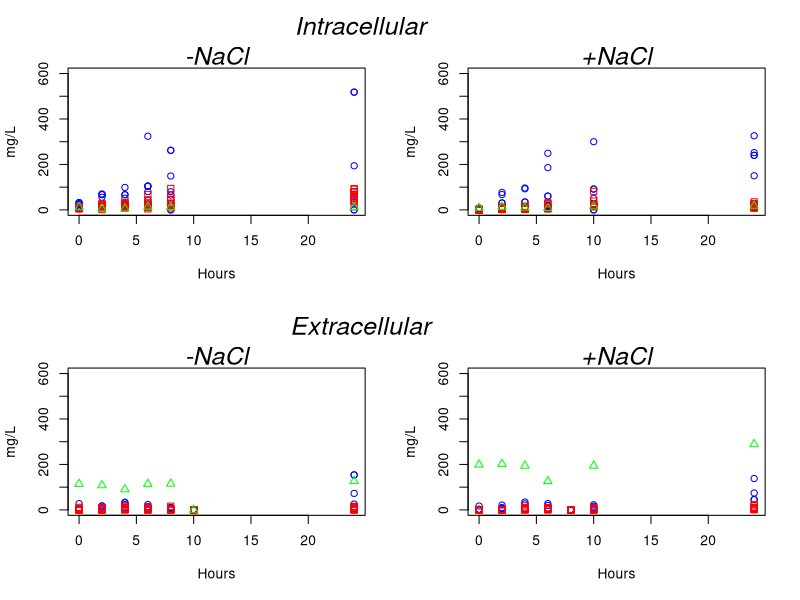

Source code (R):
setwd("<specify_here_the_path_where_you_put_dataFigure2.csv_files>")

par(mfrow=c(2,2))

data1=read.delim("dataFigure2-1.csv", head=TRUE, sep=",")
attach(data1)

plot(time,Ala,xlab="Hours",ylab="mg/L", col="blue", ylim=c(0,600))
l1=c(paste0('                                         Intracellular\n','-NaCl'))
mtext(l1, side=3, line=0, cex=1.5, font=3)
points(time,Asp, pch=1, col="blue")
points(time,Glu, pch=1, col="blue")
points(time,Gln, pch=1, col="blue")
points(time,Ser, pch=1, col="blue")
points(time,Ala, pch=1, col="blue")
points(time,Gly, pch=1, col="blue")
points(time,Arg, pch=1, col="blue")

points(time,His, pch=0, col="red")
points(time,Ile, pch=0, col="red")
points(time,Leu, pch=0, col="red")
points(time,Lys, pch=0, col="red")
points(time,Met, pch=0, col="red")
points(time,Cys, pch=0, col="red")
points(time,Phe, pch=0, col="red")
points(time,Thr, pch=0, col="red")
points(time,Tyr, pch=0, col="red")
points(time,Val, pch=0, col="red")

points(time,Ammonia, pch=2, col="green")

data2=read.delim("dataFigure2-2.csv", head=TRUE, sep=",")
attach(data2)

plot(time,Ala,xlab="Hours",ylab="mg/L", col="blue", ylim=c(0,600))
l2=c(paste0('\n','+NaCl'))
mtext(l2, side=3, line=0, cex=1.5, font=3)

points(time,Asp, pch=1, col="blue")
points(time,Glu, pch=1, col="blue")
points(time,Gln, pch=1, col="blue")
points(time,Ser, pch=1, col="blue")
points(time,Ala, pch=1, col="blue")
points(time,Gly, pch=1, col="blue")
points(time,Arg, pch=1, col="blue")

points(time,His, pch=0, col="red")
points(time,Ile, pch=0, col="red")
points(time,Leu, pch=0, col="red")
points(time,Lys, pch=0, col="red")
points(time,Met, pch=0, col="red")
points(time,Cys, pch=0, col="red")
points(time,Phe, pch=0, col="red")
points(time,Thr, pch=0, col="red")
points(time,Tyr, pch=0, col="red")
points(time,Val, pch=0, col="red")

points(time,Ammonia, pch=2, col="green")

data3=read.delim("dataFigure2-3.csv", head=TRUE, sep=",")
attach(data3)

plot(time,Ala,xlab="Hours",ylab="mg/L", col="blue", ylim=c(0,600))
l3=c(paste0('                                         Extracellular\n','-NaCl'))
mtext(l3, side=3, line=0, cex=1.5, font=3)
points(time,Asp, pch=1, col="blue")
points(time,Glu, pch=1, col="blue")
points(time,Gln, pch=1, col="blue")
points(time,Ser, pch=1, col="blue")
points(time,Ala, pch=1, col="blue")
points(time,Gly, pch=1, col="blue")
points(time,Arg, pch=1, col="blue")

points(time,His, pch=0, col="red")
points(time,Ile, pch=0, col="red")
points(time,Leu, pch=0, col="red")
points(time,Lys, pch=0, col="red")
points(time,Met, pch=0, col="red")
points(time,Cys, pch=0, col="red")
points(time,Phe, pch=0, col="red")
points(time,Thr, pch=0, col="red")
points(time,Tyr, pch=0, col="red")
points(time,Val, pch=0, col="red")

points(time,Ammonia, pch=2, col="green")

data4=read.delim("dataFigure2-4.csv", head=TRUE, sep=",")
attach(data4)

plot(time,Ala,xlab="Hours",ylab="mg/L", col="blue", ylim=c(0,600))
l4=c(paste0('\n','+NaCl'))
mtext(l4, side=3, line=0, cex=1.5, font=3)

points(time,Asp, pch=1, col="blue")
points(time,Glu, pch=1, col="blue")
points(time,Gln, pch=1, col="blue")
points(time,Ser, pch=1, col="blue")
points(time,Ala, pch=1, col="blue")
points(time,Gly, pch=1, col="blue")
points(time,Arg, pch=1, col="blue")

points(time,His, pch=0, col="red")
points(time,Ile, pch=0, col="red")
points(time,Leu, pch=0, col="red")
points(time,Lys, pch=0, col="red")
points(time,Met, pch=0, col="red")
points(time,Cys, pch=0, col="red")
points(time,Phe, pch=0, col="red")
points(time,Thr, pch=0, col="red")
points(time,Tyr, pch=0, col="red")
points(time,Val, pch=0, col="red")

points(time,Ammonia, pch=2, col="green")

